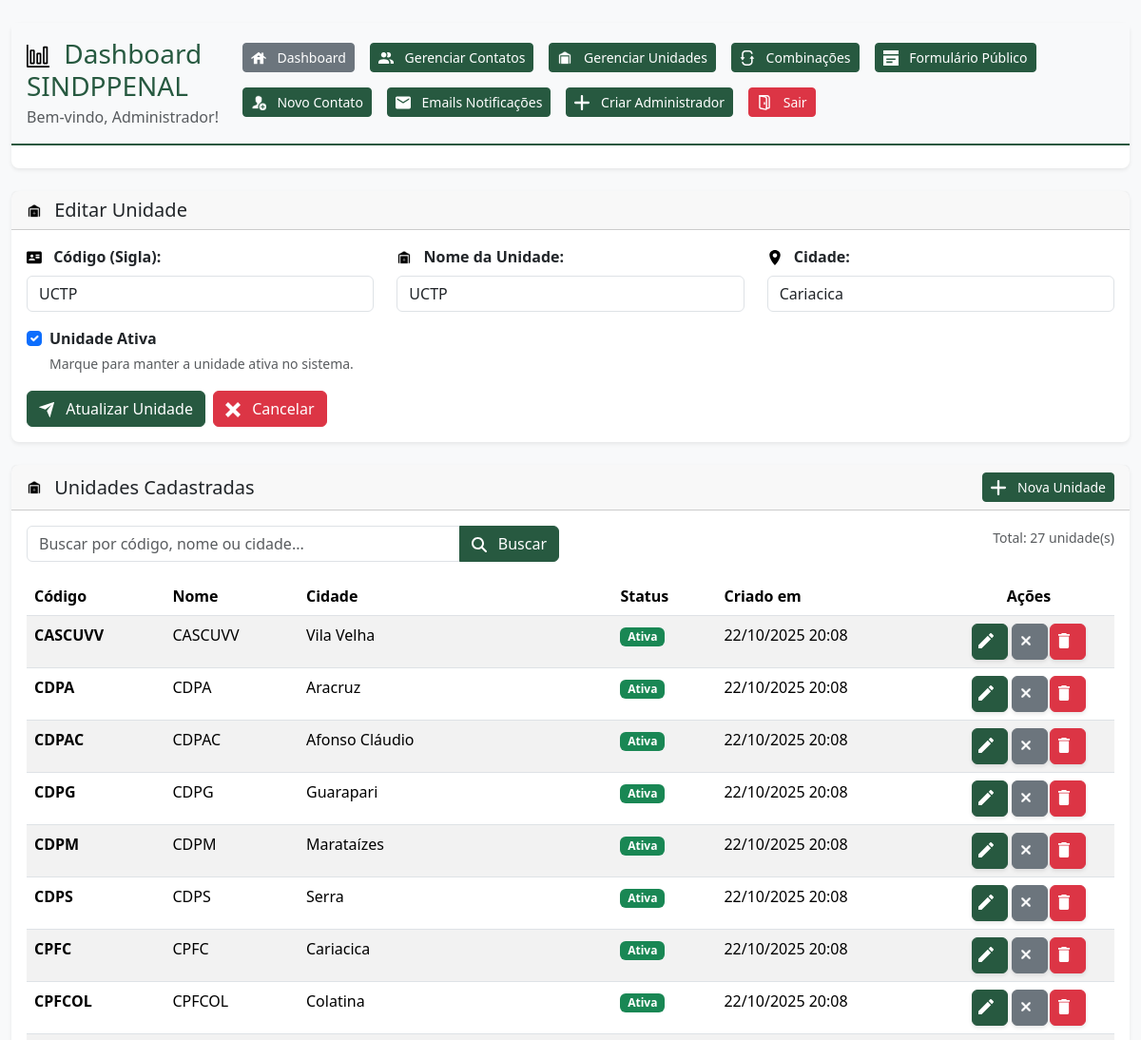
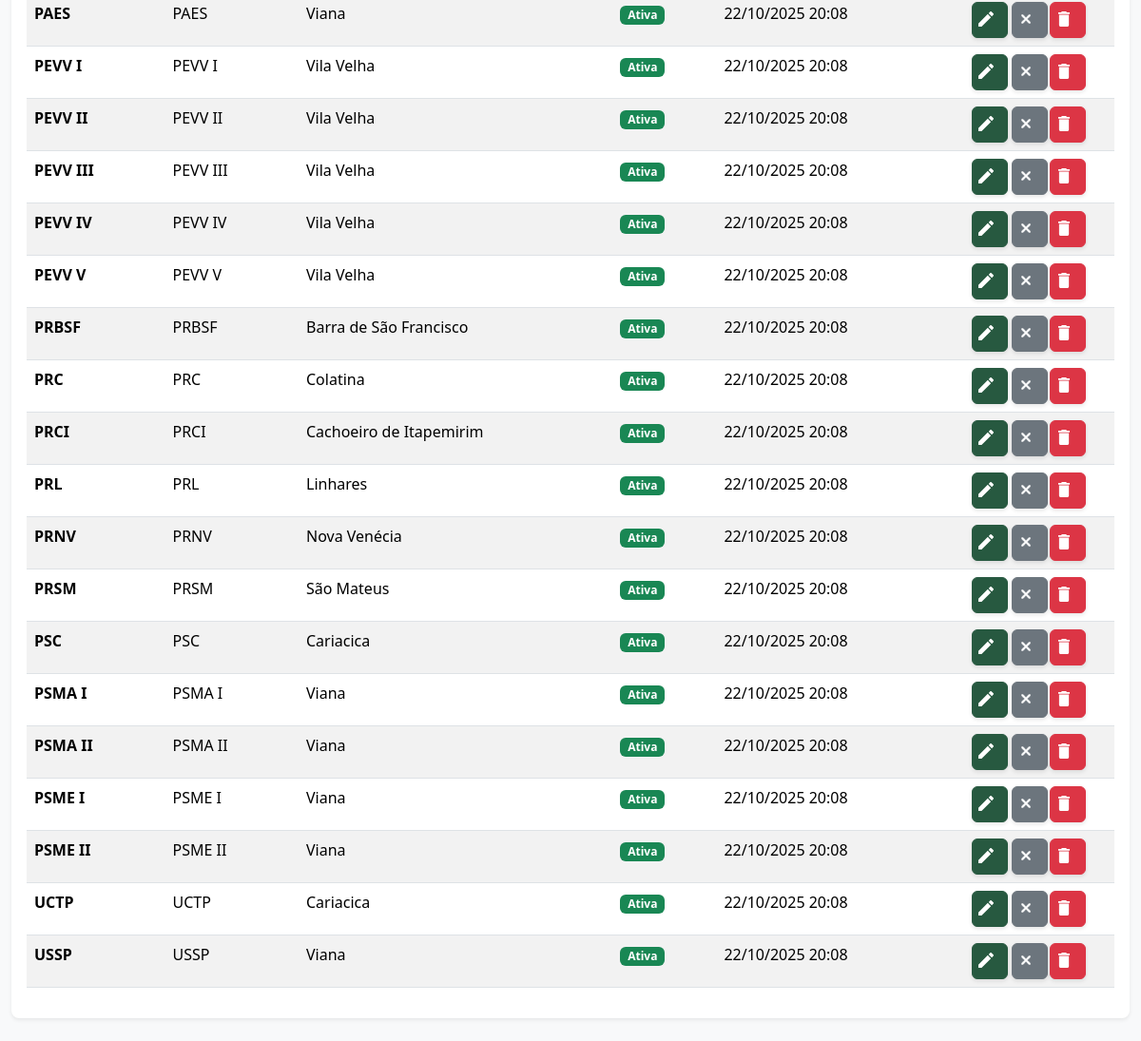
Page /unidades.php?edit=1 (signed in) on the committed database (2 pictures, top to bottom).
### tables this page shows
CREATE TABLE unidades (
    id INT PRIMARY KEY AUTO_INCREMENT,
    codigo VARCHAR(10) NOT NULL,
    nome VARCHAR(255) NOT NULL,
    cidade VARCHAR(100) NOT NULL,
    ativo BOOLEAN DEFAULT TRUE,
    created DATETIME DEFAULT CURRENT_TIMESTAMP,
    updated DATETIME DEFAULT CURRENT_TIMESTAMP ON UPDATE CURRENT_TIMESTAMP,
    UNIQUE KEY unique_codigo (codigo)
);

### unidades.php (the view, shortened to what the rows shown need)
<?php
$adminUnidades = new AdminUnidades();
$page = isset($_GET['page']) ? (int)$_GET['page'] : 1;
$search = isset($_GET['search']) ? $_GET['search'] : '';
$action = isset($_GET['action']) ? $_GET['action'] : 'list';
$edit_id = isset($_GET['edit']) ? (int)$_GET['edit'] : 0;
$dados = $adminUnidades->listarTodos($page, 50, $search);
$unidade_edit = null;
if ($edit_id > 0) {
    $unidade_edit = $adminUnidades->buscarPorId($edit_id);
    $action = 'edit';
}
?>
<!DOCTYPE html>
<html lang="pt-br">
<head>
    <link href="https://cdn.jsdelivr.net/npm/bootstrap@5.3.2/dist/css/bootstrap.min.css" rel="stylesheet">
    <link rel="stylesheet" href="../assets/css/sindppenal-theme.css">
</head>
<body class="sindppenal-bg">
    <div class="container-fluid py-4">
        <?php include __DIR__ . '/includes/header.php'; ?>
        <?php if ($action === 'add' || $action === 'edit'): ?>
        <div class="row mb-4">
            <div class="col-12">
                <div class="card sindppenal-card">
                    <div class="card-header">
                        <h5 class="card-title mb-0">
                            <img src="../assets/icons/dashboard/unidade.svg" alt="Unidade" class="svg-icon size-sm me-2">
                            <?php echo $action === 'add' ? 'Adicionar Nova Unidade' : 'Editar Unidade'; ?>
                        </h5>
                    </div>
                    <div class="card-body">
                        <form method="POST" action="">
                            <div class="row">
                                <div class="col-md-4 mb-3">
                                    <label for="codigo" class="form-label fw-semibold">
                                        <img src="../assets/icons/formulario/card.svg" alt="Código" class="svg-icon size-sm">
                                        Código (Sigla):
                                    </label>
                                    <input type="text" id="codigo" name="codigo" class="form-control" required
                                           placeholder="Ex: UCTP, CPFC"
                                           value="<?php echo $unidade_edit ? htmlspecialchars($unidade_edit['codigo'] ?? '') : ''; ?>">
                                </div>
                                <div class="col-md-4 mb-3">
                                    <label for="nome" class="form-label fw-semibold">
                                        <img src="../assets/icons/dashboard/unidade.svg" alt="Nome" class="svg-icon size-sm">
                                        Nome da Unidade:
                                    </label>
                                    <input type="text" id="nome" name="nome" class="form-control" required
                                           placeholder="Nome completo da unidade"
                                           value="<?php echo $unidade_edit ? htmlspecialchars($unidade_edit['nome'] ?? '') : ''; ?>">
                                </div>
                                <div class="col-md-4 mb-3">
                                    <label for="cidade" class="form-label fw-semibold">
                                        <img src="../assets/icons/formulario/location.svg" alt="Cidade" class="svg-icon size-sm">
                                        Cidade:
                                    </label>
                                    <input type="text" id="cidade" name="cidade" class="form-control" required
                                           placeholder="Cidade onde fica a unidade"
                                           value="<?php echo $unidade_edit ? htmlspecialchars($unidade_edit['cidade'] ?? '') : ''; ?>">
                                </div>
                            </div>
                            <div class="row">
                                <div class="col-md-12 mb-3">
                                    <div class="form-check">
                                        <input class="form-check-input" type="checkbox" id="ativo" name="ativo" value="1"
                                               <?php echo (!$unidade_edit || $unidade_edit['ativo']) ? 'checked' : ''; ?>>
                                        <label class="form-check-label fw-semibold" for="ativo">
                                            Unidade Ativa
                                        </label>
                                        <div class="form-text">Marque para manter a unidade ativa no sistema.</div>
                                    </div>
                                </div>
                            </div>
                            <div class="d-flex gap-2">
                                <button type="submit" class="btn btn-primary">
                                    <img src="../assets/icons/formulario/enviar.svg" alt="Salvar" class="svg-icon-white size-sm">
                                    <?php echo $action === 'add' ? 'Criar Unidade' : 'Atualizar Unidade'; ?>
                                </button>
                                <a href="unidades.php" class="btn btn-danger">
                                    <img src="../assets/icons/dashboard/cancelar.svg" alt="Cancelar" class="svg-icon-white size-sm">
                                    Cancelar
                                </a>
                            </div>
                        </form>
                    </div>
                </div>
            </div>
        </div>
        <?php endif; ?>
        <div class="row">
            <div class="col-12">
                <div class="card sindppenal-card">
                    <div class="card-body">
                        <?php if (!empty($dados['unidades'])): ?>
                        <div class="table-responsive">
                            <table class="table table-striped table-hover">
                                <thead>
                                    <tr>
                                        <th>Código</th>
                                        <th>Nome</th>
                                        <th>Cidade</th>
                                        <th>Status</th>
                                        <th>Criado em</th>
                                        <th width="180" class="text-center">Ações</th>
                                    </tr>
                                </thead>
                                <tbody>
                                    <?php foreach ($dados['unidades'] as $unidade): ?>
                                    <tr>
                                        <td>
                                            <strong><?php echo htmlspecialchars($unidade['codigo']); ?></strong>
                                        </td>
                                        <td><?php echo htmlspecialchars($unidade['nome']); ?></td>
                                        <td><?php echo htmlspecialchars($unidade['cidade']); ?></td>
                                        <td>
                                            <?php if ($unidade['ativo']): ?>
                                                <span class="badge bg-success">Ativa</span>
                                            <?php else: ?>
                                                <span class="badge bg-secondary">Inativa</span>
                                            <?php endif; ?>
                                        </td>
                                        <td>
                                            <?php
                                            if ($unidade['created']) {
                                                echo date('d/m/Y H:i', strtotime($unidade['created']));
                                            }
                                            ?>
                                        </td>
                                        <td>
                                            <div class="btn-group btn-group-sm d-flex justify-content-center" role="group">
                                                <a href="unidades.php?edit=<?php echo $unidade['id']; ?>"
                                                   class="btn btn-primary d-flex align-items-center justify-content-center"
                                                   title="Editar" style="width: 38px; height: 38px;">
                                                    <img src="../assets/icons/dashboard/editar.svg" alt="Editar"
                                                         class="svg-icon-white" style="width: 16px; height: 16px;">
                                                </a>
                                                <form method="POST" style="display: inline;"
                                                      >
                                                    <button type="submit"
                                                            class="btn btn-<?php echo $unidade['ativo'] ? 'secondary' : 'success'; ?> d-flex align-items-center justify-content-center"
                                                            title="<?php echo $unidade['ativo'] ? 'Desativar' : 'Ativar'; ?>"
                                                            style="width: 38px; height: 38px;">
                                                        <img src="../assets/icons/<?php echo $unidade['ativo'] ? 'dashboard/disabled' : 'formulario/check'; ?>.svg"
                                                             alt="<?php echo $unidade['ativo'] ? 'Desativar' : 'Ativar'; ?>"
                                                             class="svg-icon-white" style="width: 16px; height: 16px;">
                                                    </button>
                                                </form>
                                                <form method="POST" style="display: inline;"
                                                      class="form-delete-unidade">
                                                    <button type="submit"
                                                            class="btn btn-danger d-flex align-items-center justify-content-center"
                                                            title="Excluir" style="width: 38px; height: 38px;">
                                                        <img src="../assets/icons/dashboard/lixo.svg" alt="Excluir"
                                                             class="svg-icon-white" style="width: 16px; height: 16px;">
                                                    </button>
                                                </form>
                                            </div>
                                        </td>
                                    </tr>
                                    <?php endforeach; ?>
                                </tbody>
                            </table>
                        </div>
                        <?php endif; ?>
                    </div>
                </div>
            </div>
        </div>
    </div>
</body>
</html>

### rows in the picture
unidades: codigo "UCTP", nome "UCTP", cidade "Cariacica", ativo "☑", shows "Ativa", created "22/10/2025 20:08"
unidades: codigo "CASCUVV", nome "CASCUVV", cidade "Vila Velha", ativo "Ativa", created "22/10/2025 20:08"
unidades: codigo "CDPA", nome "CDPA", cidade "Aracruz", ativo "Ativa", created "22/10/2025 20:08"
unidades: codigo "CDPAC", nome "CDPAC", cidade "Afonso Cláudio", ativo "Ativa", created "22/10/2025 20:08"
unidades: codigo "CDPG", nome "CDPG", cidade "Guarapari", ativo "Ativa", created "22/10/2025 20:08"
unidades: codigo "CDPM", nome "CDPM", cidade "Marataízes", ativo "Ativa", created "22/10/2025 20:08"
unidades: codigo "CDPS", nome "CDPS", cidade "Serra", ativo "Ativa", created "22/10/2025 20:08"
unidades: codigo "CPFC", nome "CPFC", cidade "Cariacica", ativo "Ativa", created "22/10/2025 20:08"
unidades: codigo "CPFCOL", nome "CPFCOL", cidade "Colatina", ativo "Ativa", created "22/10/2025 20:08"
unidades: codigo "PAES", nome "PAES", cidade "Viana", ativo "Ativa", created "22/10/2025 20:08"
unidades: codigo "PEVV I", nome "PEVV I", cidade "Vila Velha", ativo "Ativa", created "22/10/2025 20:08"
unidades: codigo "PEVV II", nome "PEVV II", cidade "Vila Velha", ativo "Ativa", created "22/10/2025 20:08"
unidades: codigo "PEVV III", nome "PEVV III", cidade "Vila Velha", ativo "Ativa", created "22/10/2025 20:08"
unidades: codigo "PEVV IV", nome "PEVV IV", cidade "Vila Velha", ativo "Ativa", created "22/10/2025 20:08"
unidades: codigo "PEVV V", nome "PEVV V", cidade "Vila Velha", ativo "Ativa", created "22/10/2025 20:08"
unidades: codigo "PRBSF", nome "PRBSF", cidade "Barra de São Francisco", ativo "Ativa", created "22/10/2025 20:08"
unidades: codigo "PRC", nome "PRC", cidade "Colatina", ativo "Ativa", created "22/10/2025 20:08"
unidades: codigo "PRCI", nome "PRCI", cidade "Cachoeiro de Itapemirim", ativo "Ativa", created "22/10/2025 20:08"
unidades: codigo "PRL", nome "PRL", cidade "Linhares", ativo "Ativa", created "22/10/2025 20:08"
unidades: codigo "PRNV", nome "PRNV", cidade "Nova Venécia", ativo "Ativa", created "22/10/2025 20:08"
unidades: codigo "PRSM", nome "PRSM", cidade "São Mateus", ativo "Ativa", created "22/10/2025 20:08"
unidades: codigo "PSC", nome "PSC", cidade "Cariacica", ativo "Ativa", created "22/10/2025 20:08", $unidade['id'] 3 (drawn)
unidades: codigo "PSMA I", nome "PSMA I", cidade "Viana", ativo "Ativa", created "22/10/2025 20:08"
unidades: codigo "PSMA II", nome "PSMA II", cidade "Viana", ativo "Ativa", created "22/10/2025 20:08"
unidades: codigo "PSME I", nome "PSME I", cidade "Viana", ativo "Ativa", created "22/10/2025 20:08"
unidades: codigo "PSME II", nome "PSME II", cidade "Viana", ativo "Ativa", created "22/10/2025 20:08"
unidades: codigo "USSP", nome "USSP", cidade "Viana", ativo "Ativa", created "22/10/2025 20:08"

### other values in the picture
$_SESSION['admin_nome'] "Administrador"
$dados['total'] "27"
